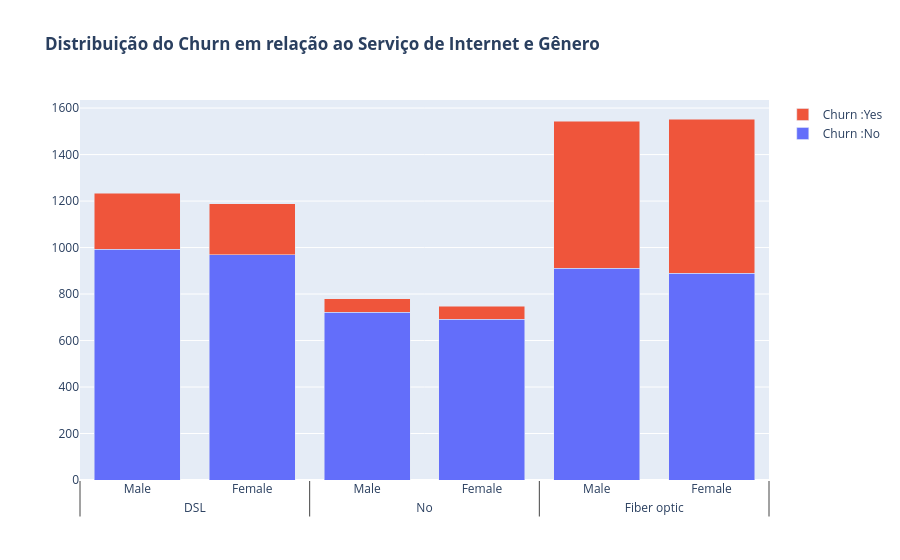

This figure's notebook cell:
### Code cell
d7=d7.to_pandas().reset_index()
fig7 = go.Figure()

for t in d7['Churn'].unique():
    dfp = d7[d7['Churn']==t]
    fig7.add_traces(go.Bar(x=[dfp['InternetService'], dfp['Gender']],
                          y=dfp['Count'],
                          width=0.75,
                          customdata=d7['Churn'],
                          name='Churn :' +str(dfp['Churn'].values[0]) 
                         )
                  )

fig7.update_layout(barmode='stack',
                  title_text="<b>Distribuição do Churn em relação ao Serviço de Internet e Gênero</b>")
fig7.show()

### Figure 1 — Plotly figure (JSON) as saved in the notebook; plotly's stock layout.template omitted (floating-point values rounded to 4 significant figures)
{"data": [{"customdata": ["No", "No", "Yes", "Yes", "Yes", "No", "Yes", "No", "Yes", "Yes", "No", "No"], "name": "Churn :No", "type": "bar", "width": 0.75, "x": [["DSL", "No", "Fiber optic", "DSL", "No", "Fiber optic"], ["Male", "Female", "Female", "Female", "Male", "Male"]], "y": [993, 691, 889, 969, 722, 910]}, {"customdata": ["No", "No", "Yes", "Yes", "Yes", "No", "Yes", "No", "Yes", "Yes", "No", "No"], "name": "Churn :Yes", "type": "bar", "width": 0.75, "x": [["Fiber optic", "DSL", "No", "Fiber optic", "No", "DSL"], ["Male", "Male", "Female", "Female", "Male", "Female"]], "y": [633, 240, 56, 664, 57, 219]}], "layout": {"autosize": true, "barmode": "stack", "title": {"text": "<b>Distribuição do Churn em relação ao Serviço de Internet e Gênero</b>"}, "xaxis": {"autorange": true, "range": [-0.4444, 8.444], "type": "multicategory"}, "yaxis": {"autorange": true, "range": [-0.5, 5.5]}}}
